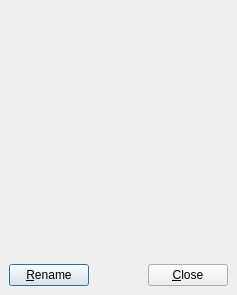
<ui version="4.0" >
 <class>RenameElementDialogBase</class>
 <widget class="QDialog" name="RenameElementDialogBase" >
  <property name="geometry" >
   <rect>
    <x>0</x>
    <y>0</y>
    <width>237</width>
    <height>295</height>
   </rect>
  </property>
  <property name="windowTitle" >
   <string>Dialog</string>
  </property>
  <layout class="QVBoxLayout" name="verticalLayout" >
   <property name="margin" >
    <number>0</number>
   </property>
   <item>
    <widget class="QWidget" native="1" name="toolWidget_" >
     <property name="sizePolicy" >
      <sizepolicy vsizetype="Expanding" hsizetype="Preferred" >
       <horstretch>0</horstretch>
       <verstretch>0</verstretch>
      </sizepolicy>
     </property>
    </widget>
   </item>
   <item>
    <layout class="QHBoxLayout" name="horizontalLayout" >
     <property name="leftMargin" >
      <number>9</number>
     </property>
     <property name="rightMargin" >
      <number>9</number>
     </property>
     <property name="bottomMargin" >
      <number>9</number>
     </property>
     <item>
      <widget class="QPushButton" name="insertButton_" >
       <property name="text" >
        <string>&amp;Rename</string>
       </property>
      </widget>
     </item>
     <item>
      <spacer>
       <property name="orientation" >
        <enum>Qt::Horizontal</enum>
       </property>
       <property name="sizeHint" stdset="0" >
        <size>
         <width>31</width>
         <height>20</height>
        </size>
       </property>
      </spacer>
     </item>
     <item>
      <widget class="QPushButton" name="closeButton_" >
       <property name="text" >
        <string>&amp;Close</string>
       </property>
      </widget>
     </item>
    </layout>
   </item>
  </layout>
 </widget>
 <resources/>
 <connections/>
</ui>
